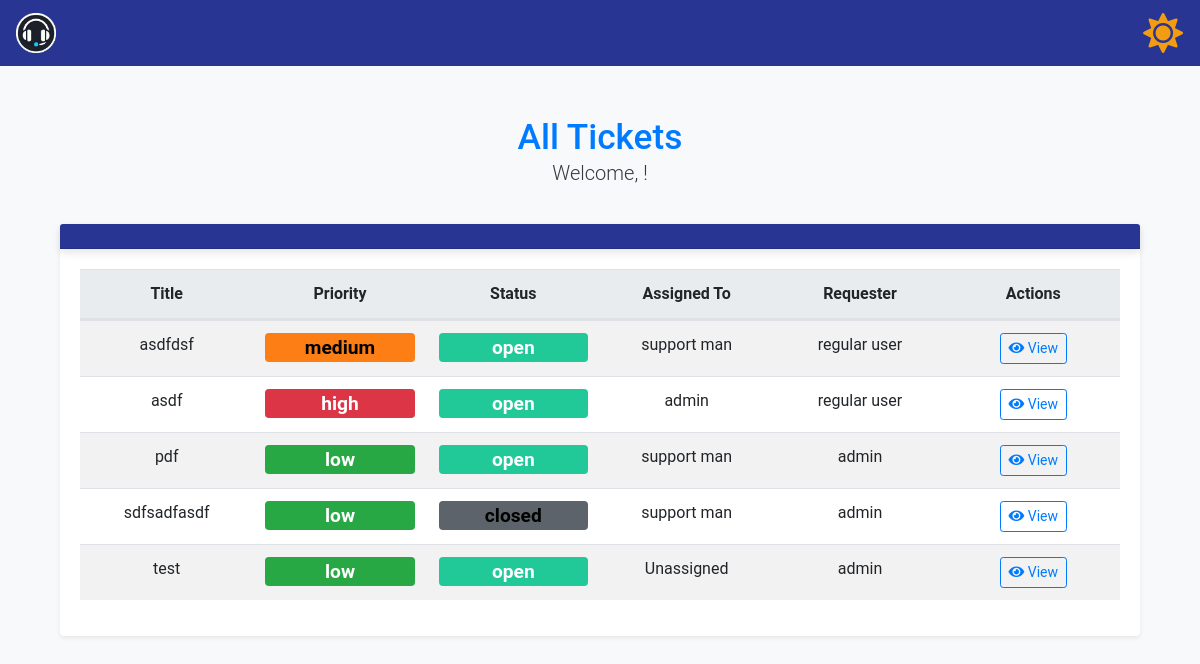
The page /all_tickets on the database its author committed.
### app/models.py (models this page shows)
class Ticket(db.Model):
    id = db.Column(db.Integer, primary_key=True)
    title = db.Column(db.String(150), nullable=False)
    description = db.Column(db.Text, nullable=False)
    status = db.Column(db.String(50), nullable=False)
    priority = db.Column(db.String(50), nullable=False)
    created_at = db.Column(db.DateTime, default=datetime.utcnow)
    updated_at = db.Column(
        db.DateTime, default=datetime.utcnow, onupdate=datetime.utcnow
    )
    assigned_to = db.Column(db.Integer, db.ForeignKey("user.id"))
    user_id = db.Column(db.Integer, db.ForeignKey("user.id"))
    creator = db.relationship("User", foreign_keys=[user_id], back_populates="created_tickets", overlaps="assigned_tickets,comments")
    assignee = db.relationship("User", foreign_keys=[assigned_to], back_populates="assigned_tickets", overlaps="created_tickets,comments")
    ticket_comments = db.relationship("Comment", back_populates="ticket")

class User(UserMixin, db.Model):
    id = db.Column(db.Integer, primary_key=True)
    name = db.Column(db.String(150), nullable=False)
    email = db.Column(db.String(150), unique=True, nullable=False)
    password = db.Column(db.String(150), nullable=False)
    role = db.Column(db.String(50), nullable=False)
    created_tickets = db.relationship(
        "Ticket",
        foreign_keys="Ticket.user_id",
        back_populates="creator",
        overlaps="assigned_tickets,comments"
    )
    assigned_tickets = db.relationship(
        "Ticket",
        foreign_keys="Ticket.assigned_to",
        back_populates="assignee",
        overlaps="created_tickets,comments"
    )
    user_comments = db.relationship(
        "Comment", back_populates="commenter", overlaps="commenter,comments"
    )

### app/routes.py (the view)
@bp.route('/all_tickets')
def all_tickets():
    tickets = Ticket.query.all()  # or your logic to get all tickets
    return render_template('all_tickets.html', tickets=tickets, view='all')

### app/routes.py (called while the page is built)
@bp.context_processor
def inject_open_tickets_count():
    open_tickets_count = Ticket.query.filter(Ticket.status.in_(['open', 'in progress'])).count()
    if open_tickets_count > 10:
        badge_class = "badge-active-tickets-high"  # Red
    elif open_tickets_count > 5:
        badge_class = "badge-active-tickets-medium"  # Yellow
    elif open_tickets_count > 0:
        badge_class = "badge-active-tickets-low"  # Green
    else:
        badge_class = "badge-active-tickets-info"  # Blue or default color
    return {
        'open_tickets_count': open_tickets_count,
        'badge_class': badge_class
    }

### app/templates/all_tickets.html (shortened to what this page needs)
{% extends "base.html" %} {% block content %}
<div class="container mt-5">
  <div class="row mb-2">
    <div class="col-12 text-center">
      <h2 class="text-primary mb-0">All Tickets</h2>
      <p class="lead">Welcome, {{ current_user.name }}!</p>
    </div>
  </div>
  <div class="card shadow-sm">
    <div
      class="card-header bg-primary text-white d-flex justify-content-between align-items-center position-relative"
    >
    </div>
    <div class="card-body">
      <table class="table table-striped table-hover">
        <thead>
          <tr class="d-flex justify-content-between">
            <th class="col text-center">Title</th>
            <th class="col text-center">Priority</th>
            <th class="col text-center">Status</th>
            <th class="col text-center">Assigned To</th>
            <th class="col text-center">Requester</th>
            <th class="col text-center">Actions</th>
          </tr>
        </thead>
        <tbody>
          {% for ticket in tickets %}
          <tr class="d-flex justify-content-between">
            <td class="col text-center">{{ ticket.title }}</td>
            <td class="col text-center">
              <span class="badge badge-priority-{{ ticket.priority }}">
                {{ ticket.priority }}
              </span>
            </td>
            <td class="col text-center">
              <span class="badge badge-status-{{ ticket.status|lower }}">
                {{ ticket.status }}
              </span>
            </td>
            <td class="col text-center">
              {{ ticket.assignee.name if ticket.assignee else 'Unassigned' }}
            </td>
            <td class="col text-center">{{ ticket.creator.name }}</td>
            <td class="col text-center">
              <a
                href="{{ url_for('main.ticket_details', ticket_id=ticket.id) }}"
                class="btn btn-outline-primary btn-sm"
              >
                <i class="fas fa-eye"></i> View
              </a>
            </td>
          </tr>
          {% endfor %}
        </tbody>
      </table>
    </div>
  </div>
</div>
{% endblock %}

### app/static/styles.css (style rules this page uses)
body { font-family: "Roboto", sans-serif; background-color: #f8f9fa; margin: 0; color: #343a40; }
.container { margin-top: 50px; }
h2 { color: #007bff; }
.table th, .table td { vertical-align: middle; }
.table th { background-color: #e9ecef; }
.card { border: none; margin-top: 20px; box-shadow: 0 4px 8px rgba(0, 0, 0, 0.1); }
.card-header { background-color: #283593 !important; color: #ffffff; font-size: 1.25rem; font-weight: 500; box-shadow: 0 4px 8px rgba(0, 0, 0, 0.1); display: flex; justify-content: space-between; align-items: center; position: relative; }
.btn-outline-primary { border-color: #007bff; color: #007bff; }
.badge { font-size: 1.2em; }
.text-primary { color: #007bff !important; font-size: 2.2em; }
.badge-priority-low, .badge-priority-medium, .badge-priority-high, .badge-status-open, .badge-status-in-progress, .badge-status-closed { text-align: center; width: 100%; }
.badge-priority-low { background-color: #28a745; color: rgb(255, 255, 255); }
.badge-priority-medium { background-color: #fd7e14; color: rgb(0, 0, 0); }
.badge-priority-high { background-color: #dc3545; color: white; }
.badge-status-open { background-color: #20c997; color: white; }
.badge-status-closed { background-color: #5c636a; color: rgb(0, 0, 0); }

### rows shown on the page
Ticket: title "asdfdsf", priority "medium", status "open", assignee "support man", creator.name "regular user"
Ticket: title "asdf", priority "high", status "open", assignee "admin", creator.name "regular user"
Ticket: title "pdf", priority "low", status "open", assignee "support man", creator.name "admin"
Ticket: title "sdfsadfasdf", priority "low", status "closed", assignee "support man", creator.name "admin"
Ticket: title "test", priority "low", status "open", assignee "Unassigned", creator.name "admin"
